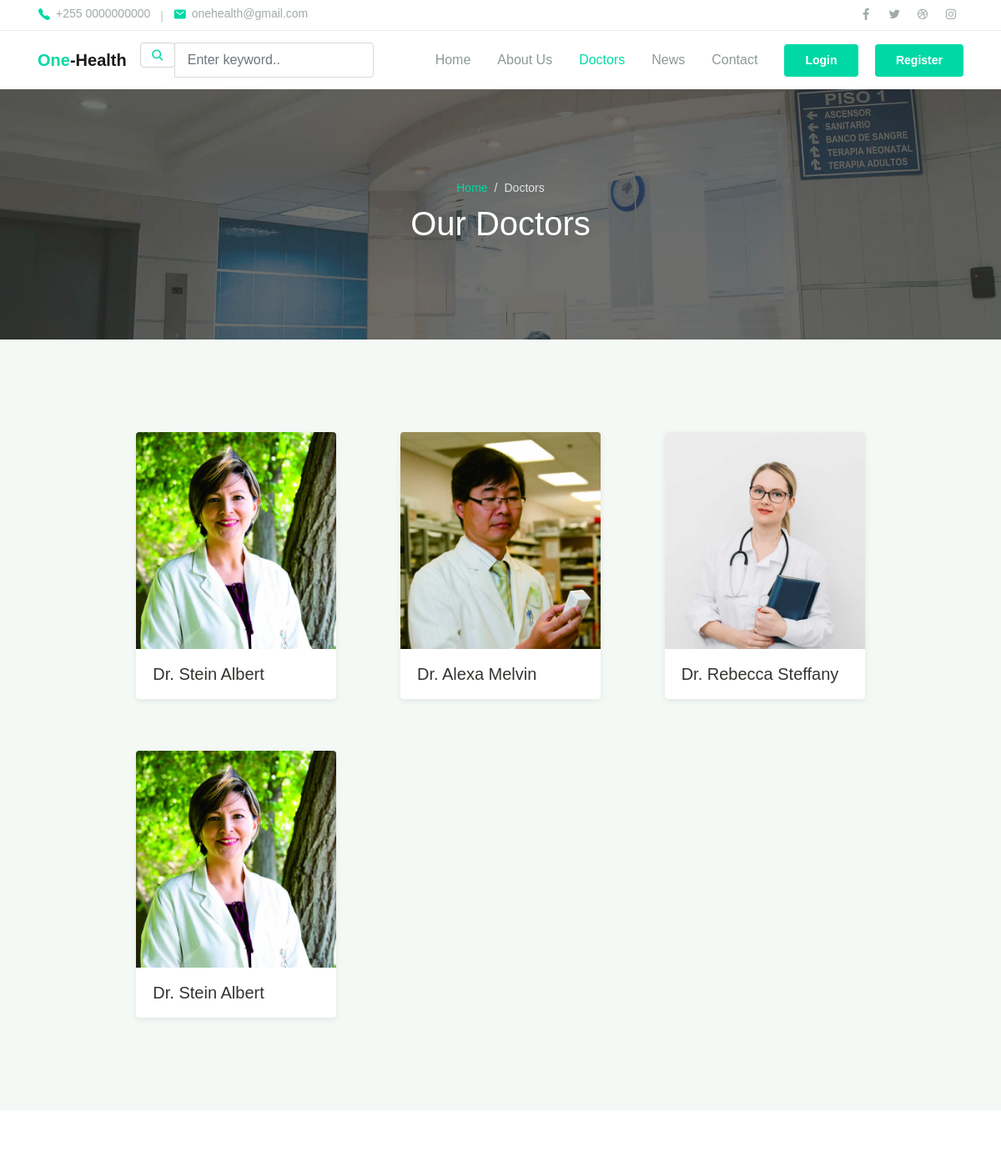
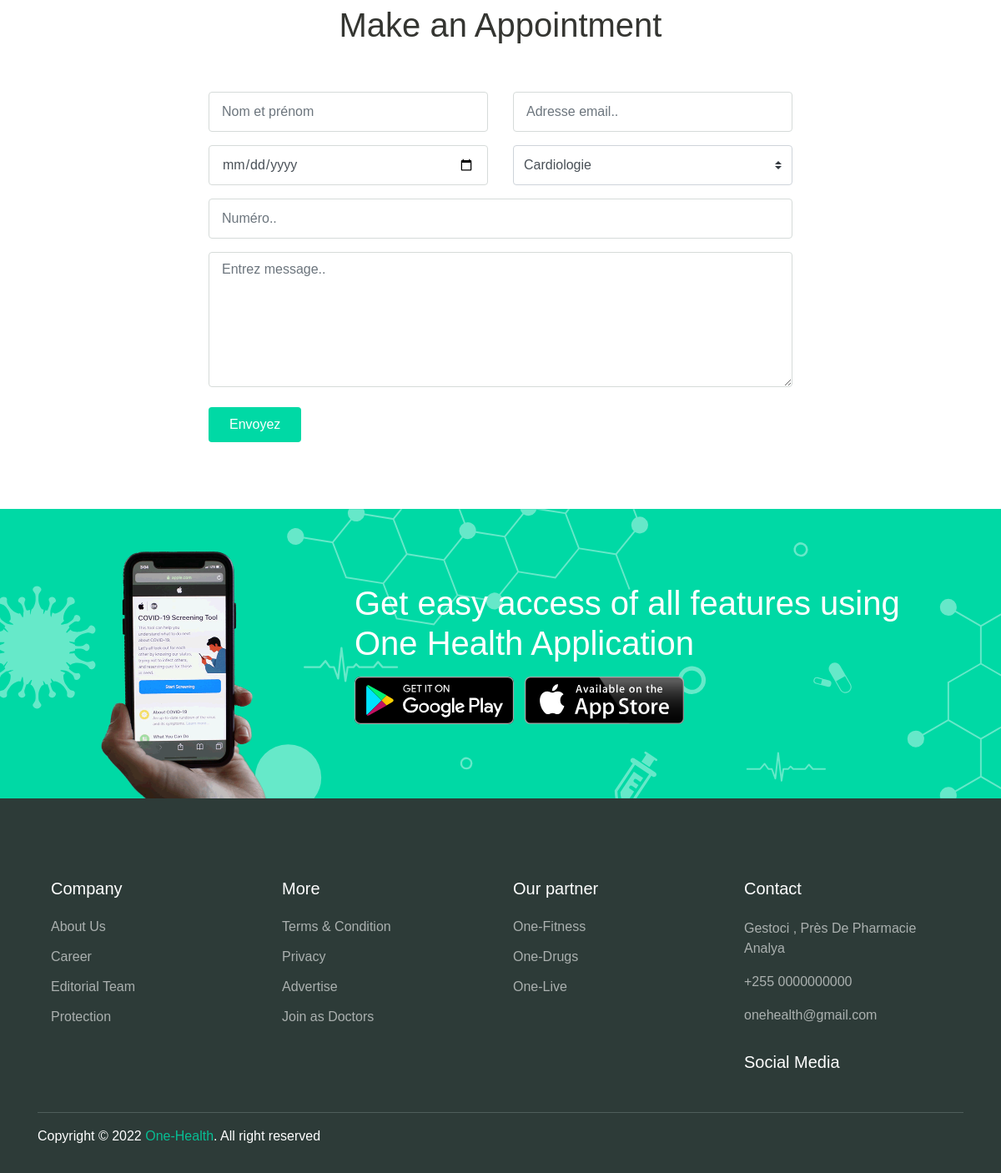
The app's page /doctors/ with its own data (2 pictures, top to bottom).
### web/models.py (models this page shows, shortened)
class SiteInfos(models.Model):
    name_site = models.CharField(max_length=50)
    email_site = models.EmailField(blank=True, null=True)
    phone_site = models.CharField(max_length=15,
        blank=True, null=True)
    address_site = models.CharField(max_length=50)
    media_social = models.ForeignKey(SocialLink,
        on_delete=models.SET_NULL,
        blank=True, null=True)
    copyright_site = models.CharField(max_length=50)
    active = models.BooleanField(default=True)

### service/models.py (models this page shows, shortened)
class Doctor(models.Model):
    photo = models.ImageField(upload_to="doctor_imgs")
    name = models.CharField(max_length=30)
    spaciality = models.ForeignKey(Departement, on_delete=models.SET_NULL, null=True)
    social_media = models.ForeignKey(SocialLinkDoctor, on_delete=models.SET_NULL, null=True)
    active = models.BooleanField(default=True)

### web/views.py (the view, shortened to what this page needs)
# urls.py: path('doctors/', views.PageDoctorView.as_view(), name="doctors"),
class PageDoctorView(View):
    template_name ="one_health/doctors.html"
    alert =""
    success = True
    def get(self, request):
        departments = models.Departement.objects.all()
        doctors = models.Doctor.objects.all()
        return render(request,self.template_name, locals())

### one_health/context_processors.py (called while the page is built)
def get_site_infos(request)-> dict:
    Site_infos = web_site_infos.SiteInfos.objects.first()
    return {'Site_infos': Site_infos}

### web/templates/one_health/doctors.html (shortened to what this page needs)
{% extends 'one_health/base/base.html' %}
{% load static %}
{% block content %}
  <div class="page-banner overlay-dark bg-image" style="background-image: url({% static 'one_health/img/bg_image_1.jpg' %});">
    <div class="banner-section">
      <div class="container text-center wow fadeInUp">
        <nav aria-label="Breadcrumb">
          <ol class="breadcrumb breadcrumb-dark bg-transparent justify-content-center py-0 mb-2">
            <li class="breadcrumb-item"><a href="{% url 'home' %}">Home</a></li>
            <li class="breadcrumb-item active" aria-current="page">Doctors</li>
          </ol>
        </nav>
        <h1 class="font-weight-normal">Our Doctors</h1>
      </div>
    </div>
  </div>
  <div class="page-section bg-light">
    <div class="container">
      <div class="row justify-content-center">
        <div class="col-lg-10">
          <div class="row">
            {% for doctor in doctors %}
              <div class="col-md-6 col-lg-4 py-3 wow zoomIn">
                <div class="card-doctor">
                  <div class="header">
                    <img src="{{ doctor.photo.url }}" alt="">
                  </div>
                  <div class="body">
                    <p class="text-xl mb-0">Dr. {{ doctor.name }}</p>
                  </div>
                </div>
              </div>
            {% endfor %}
          </div>
        </div>
      </div>
    </div>
  </div>
  <div class="page-section">
    <div class="container">
      <h1 class="text-center wow fadeInUp">Make an Appointment</h1>
      <form method="post" class="main-form">
        <div class="row mt-5 ">
          <div class="col-12 col-sm-6 py-2 wow fadeInLeft">
            <input type="text" name="name" class="form-control" placeholder="Nom et prénom">
          </div>
          <div class="col-12 col-sm-6 py-2 wow fadeInRight">
            <input type="text" class="form-control" name="adresse" placeholder="Adresse email..">
          </div>
          <div class="col-12 col-sm-6 py-2 wow fadeInLeft" data-wow-delay="300ms">
            <input type="date" name="date" class="form-control">
          </div>
          <div class="col-12 col-sm-6 py-2 wow fadeInRight" data-wow-delay="300ms">
            <select name="departement" id="departement" class="custom-select">
              {% for department in departments %}
                <option value="{{ department.pk }}">{{ department.name_department  }}</option>
              {% endfor %}
            </select>
          </div>
          <div class="col-12 py-2 wow fadeInUp" data-wow-delay="300ms">
            <input type="text" class="form-control" name="number" placeholder="Numéro..">
          </div>
          <div class="col-12 py-2 wow fadeInUp" data-wow-delay="300ms">
            <textarea name="message" id="message" class="form-control" rows="6" placeholder="Entrez message.."></textarea>
          </div>
        </div>
        <button type="submit" class="btn btn-primary mt-3 wow zoomIn">Envoyez</button>
      </form>
    </div>
  </div>
  <div class="page-section banner-home bg-image" style="background-image: url({% static 'one_health/img/banner-pattern.svg' %});">
    <div class="container py-5 py-lg-0">
      <div class="row align-items-center">
        <div class="col-lg-4 wow zoomIn">
          <div class="img-banner d-none d-lg-block">
            <img src="{% static 'one_health/img/mobile_app.png' %}" alt="">
          </div>
        </div>
        <div class="col-lg-8 wow fadeInRight">
          <h1 class="font-weight-normal mb-3">Get easy access of all features using One Health Application</h1>
          <a href="#"><img src="{% static 'one_health/img/google_play.svg' %}" alt=""></a>
          <a href="#" class="ml-2"><img src="{% static 'one_health/img/app_store.svg' %}" alt=""></a>
        </div>
      </div>
    </div>
  </div>
  {% endblock content %}

### web/templates/one_health/base/base.html (shortened to what this page needs)
{% load static %}
<!DOCTYPE html>
<html lang="en">
<head>
  <link rel="stylesheet" href="{% static 'one_health/css/maicons.css' %}">
  <link rel="stylesheet" href="{% static 'one_health/css/bootstrap.css' %}">
  <link rel="stylesheet" href="{% static 'one_health/vendor/owl-carousel/css/owl.carousel.css' %}">
  <link rel="stylesheet" href="{% static 'one_health/vendor/animate/animate.css' %}">
  <link rel="stylesheet" href="{% static 'one_health/css/theme.css' %}">
</head>
<body>
  <header>
    <div class="topbar">
      <div class="container">
        <div class="row">
          <div class="col-sm-8 text-sm">
            <div class="site-info">
              <a href="#"><span class="mai-call text-primary"></span>{{Site_infos.phone_site}}</a>
              <span class="divider">|</span>
              <a href="#"><span class="mai-mail text-primary"></span>{{Site_infos.email_site}}</a>
            </div>
          </div>
          <div class="col-sm-4 text-right text-sm">
            <div class="social-mini-button">
              <a href="#"><span class="mai-logo-facebook-f"></span></a>
              <a href="#"><span class="mai-logo-twitter"></span></a>
              <a href="#"><span class="mai-logo-dribbble"></span></a>
              <a href="#"><span class="mai-logo-instagram"></span></a>
            </div>
          </div>
        </div>
      </div>
    </div>
    <nav class="navbar navbar-expand-lg navbar-light shadow-sm">
      <div class="container">
        <a class="navbar-brand" href="{% url 'home' %}"><span class="text-primary">One</span>-Health</a>
        <form action="#">
          <div class="input-group input-navbar">
            <div class="input-group-prepend">
              <a href-"#"><span class="input-group-text" id="icon-addon1"><span class="mai-search"></span></span></a>
            </div>
            <input type="text" class="form-control" placeholder="Enter keyword.." aria-label="Username" aria-describedby="icon-addon1">
          </div>
        </form>
        <div class="collapse navbar-collapse" id="navbarSupport">
          <ul class="navbar-nav ml-auto">
            <li class="nav-item">
              <a class="nav-link {% if request.path == '' %} active {% endif %}" href="{% url 'home' %}">Home</a>
            </li>
            <li class="nav-item">
              <a class="nav-link {% if request.path == '/about/' %} active {% endif %}" href="{% url 'about' %}">About Us</a>
            </li>
            <li class="nav-item">
              <a class="nav-link {% if request.path == '/doctors/' %} active {% endif %}" href="{% url 'doctors' %}">Doctors</a>
            </li>
            <li class="nav-item">
              <a class="nav-link {% if request.path == '/blog/' %} active {% endif %}" href="{% url 'blog' %}">News</a>
            </li>
            <li class="">
              <a class="nav-link {% if request.path == '/contact/' %} active {% endif %}" href="{% url 'contact' %}">Contact</a>
            </li>
            <li class="nav-item">
              {% if user.is_authenticated %}
              <a class="btn btn-primary ml-lg-3" href="{% url 'logout' %}"><strong class=""> Déconnecter</strong></a>
              {% else %}
                <a class="btn btn-primary ml-lg-3" href="{% url 'login' %}"><strong class="">Login</strong></a>
                <a class="btn btn-primary ml-lg-3" href="{% url 'register' %}"><strong class=""> Register</strong></a>
              {% endif %}
            </li>
          </ul>
        </div>
      </div>
    </nav>
  </header>
    {% block content %}
    {% endblock content %}
 <footer class="page-footer">
    <div class="container">
      <div class="row px-md-3">
        <div class="col-sm-6 col-lg-3 py-3">
          <h5>Company</h5>
          <ul class="footer-menu">
            <li><a href="{% url 'about' %}">About Us</a></li>
            <li><a href="#">Career</a></li>
            <li><a href="#">Editorial Team</a></li>
            <li><a href="#">Protection</a></li>
          </ul>
        </div>
        <div class="col-sm-6 col-lg-3 py-3">
          <h5>More</h5>
          <ul class="footer-menu">
            <li><a href="#">Terms & Condition</a></li>
            <li><a href="#">Privacy</a></li>
            <li><a href="#">Advertise</a></li>
            <li><a href="#">Join as Doctors</a></li>
          </ul>
        </div>
        <div class="col-sm-6 col-lg-3 py-3">
          <h5>Our partner</h5>
          <ul class="footer-menu">
            <li><a href="#">One-Fitness</a></li>
            <li><a href="#">One-Drugs</a></li>
            <li><a href="#">One-Live</a></li>
          </ul>
        </div>
        <div class="col-sm-6 col-lg-3 py-3">
          <h5>Contact</h5>
          <p class="footer-link mt-2">{{ Site_infos.address_site}}</p>
          <a href="#" class="footer-link">{{ Site_infos.phone_site}}</a>
          <a href="#" class="footer-link">{{Site_infos.email_site}}</a>
          <h5 class="mt-3">Social Media</h5>
        </div>
      </div>
      <hr>
      <p id="copyright">Copyright &copy; {{ Site_infos.copyright_site }} <a href="https://macodeid.com/" target="_blank">{{ Site_infos.name_site }}</a>. All right reserved</p>
    </div>
  </footer>
</body>
</html>

### records on screen
SiteInfos: phone_site "+255 0000000000", email_site "onehealth@gmail.com", address_site "Gestoci , Près De Pharmacie Analya", copyright_site "2022", name_site "One-Health"
Doctor: photo (picture), name "Stein Albert"
Doctor: photo (picture), name "Alexa Melvin"
Doctor: photo (picture), name "Rebecca Steffany"
Doctor: photo (picture), name "Stein Albert"

### other values on screen
form field departement "Cardiologie"
